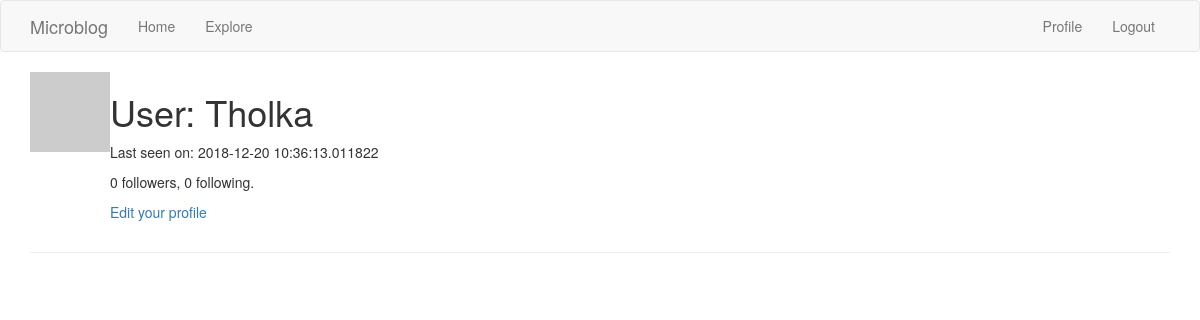
The app's page /user/Tholka (signed in), older data.
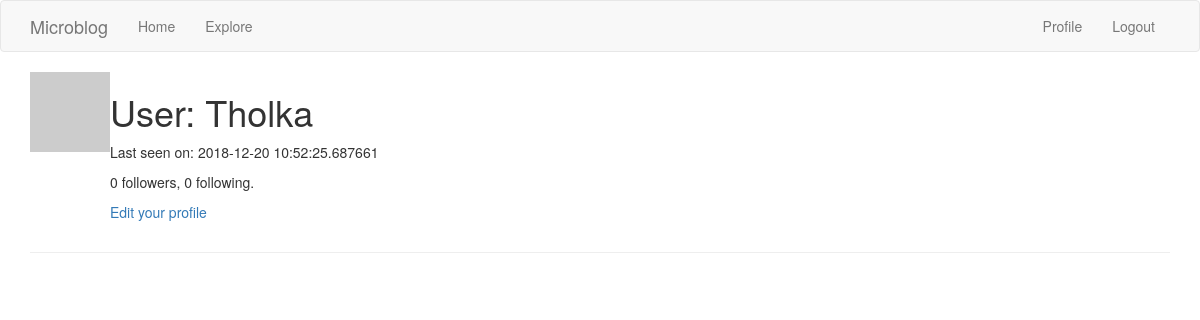
The same page, newer data.
### appdir/models.py (models this page shows, shortened)
class User(UserMixin, db.Model):
    id = db.Column(db.Integer, primary_key=True)
    username = db.Column(db.String(64), index=True, unique=True)
    email = db.Column(db.String(120), index=True, unique=True)
    password_hash = db.Column(db.String(128))
    posts = db.relationship('Post', backref='author', lazy='dynamic')
    about_me = db.Column(db.String(140))
    last_seen = db.Column(db.DateTime, default=datetime.utcnow)
    followed = db.relationship(
        'User', secondary=followers,
        primaryjoin=(followers.c.follower_id == id),
        secondaryjoin=(followers.c.followed_id == id),
        backref=db.backref('followers', lazy='dynamic'), lazy='dynamic')
    def avatar(self, size):
        digest = md5(self.email.lower().encode('utf-8')).hexdigest()
        return 'https://www.gravatar.com/avatar/{}?d=identicon&s={}'.format(digest, size)

### appdir/routes.py (the view)
@app.route('/user/<username>')
@login_required
def user(username):
    user = User.query.filter_by(username=username).first_or_404()
    page = request.args.get('page', 1, type=int)
    posts = user.posts.order_by(Post.timestamp.desc()).paginate(page, app.config['POSTS_PER_PAGE'], False)
    next_url = url_for('user', username=user.username, page=posts.next_num) if posts.has_next else None
    prev_url = url_for('user', username=user.username, page=posts.prev_num) if posts.has_prev else None
    return render_template('user.html', user=user, posts=posts.items, next_url=next_url, prev_url=prev_url)

### appdir/models.py (called while the page is built)
@login.user_loader
def load_user(id):
    return User.query.get(int(id))

### appdir/routes.py (called while the page is built)
@app.before_request
def before_request():
    if current_user.is_authenticated:
        current_user.last_seen = datetime.utcnow()
        db.session.commit()

### appdir/templates/user.html (shortened to what this page needs)
{% extends "base.html" %}
{% block app_content %}
    <table>
        <tr valign="top">
            <td><img src="{{ user.avatar(128) }}"></td>
            <td>
                <h1>User: {{ user.username }}</h1>
                {% if user.last_seen %}<p>Last seen on: {{ user.last_seen }}</p>{% endif %}
                <p>{{ user.followers.count() }} followers, {{ user.followed.count() }} following.</p>
                {% if user == current_user %}
                <p><a href="{{ url_for('edit_profile') }}">Edit your profile</a></p>
                {% elif not current_user.is_following(user) %}
                <p><a href="{{ url_for('follow', username=user.username) }}">Follow</a></p>
                {% else %}
                <p><a href="{{ url_for('unfollow', username=user.username) }}">Unfollow</a></p>
                {% endif %}
            </td>
        </tr>
    </table>
    <hr>
{% endblock %}

### appdir/templates/base.html (shortened to what this page needs)
{% extends 'bootstrap/base.html' %}
{% block navbar %}
    <nav class="navbar navbar-default">
        <div class="container">
            <div class="navbar-header">
                <a class="navbar-brand" href="{{ url_for('index') }}">Microblog</a>
            </div>
            <div class="collapse navbar-collapse" id="bs-example-navbar-collapse-1">
                <ul class="nav navbar-nav">
                    <li><a href="{{ url_for('index') }}">Home</a></li>
                    <li><a href="{{ url_for('explore') }}">Explore</a></li>
                </ul>
                <ul class="nav navbar-nav navbar-right">
                    {% if current_user.is_anonymous %}
                    <li><a href="{{ url_for('login') }}">Login</a></li>
                    {% else %}
                    <li><a href="{{ url_for('user', username=current_user.username) }}">Profile</a></li>
                    <li><a href="{{ url_for('logout') }}">Logout</a></li>
                    {% endif %}
                </ul>
            </div>
        </div>
    </nav>
{% endblock %}
{% block content %}
    <div class="container">
        {% block app_content %}{% endblock %}
    </div>
{% endblock %}

Row changes from the older to the newer data that the page shows:
changed User "Tholka": last_seen "2018-12-20 10:36:13.011822" → "2018-12-20 10:52:25.687661"
